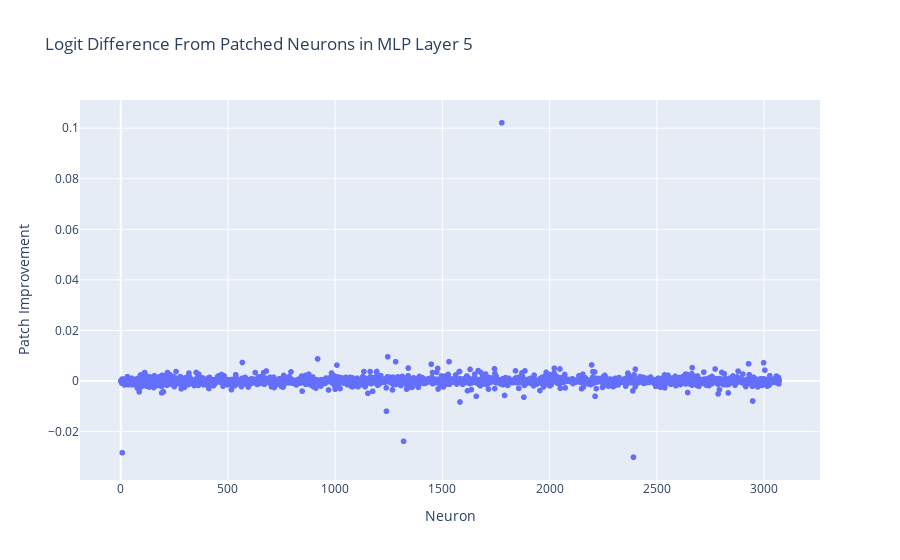

Notebook code for this chart:
### Markdown cell above
I don't want to give the impression that all these neurons are relevant for the task in an interpretable sense. The top positive neuron's top example on Neuroscope is:

![title](img/irrelevant.png)

### Code cell
plot_patched_neurons(5)

### Figure 1 — Plotly figure (JSON) as saved in the notebook; plotly's stock layout.template omitted (floating-point values rounded to 4 significant figures; data arrays with more than 128 entries replaced by an {"elided": "..."} marker saying what was removed)
{"data": [{"hovertemplate": "Neuron=%{x}<br>Patch Improvement=%{y}<extra></extra>", "legendgroup": "", "marker": {"color": "#636efa", "symbol": "circle"}, "mode": "markers", "name": "", "showlegend": false, "type": "scattergl", "x": {"elided": "3072 int values"}, "xaxis": "x", "y": {"elided": "3072 float values"}, "yaxis": "y"}], "layout": {"legend": {"tracegroupgap": 0}, "title": {"text": "Logit Difference From Patched Neurons in MLP Layer 5"}, "xaxis": {"anchor": "y", "domain": [0, 1], "title": {"text": "Neuron"}}, "yaxis": {"anchor": "x", "domain": [0, 1], "title": {"text": "Patch Improvement"}}}}
